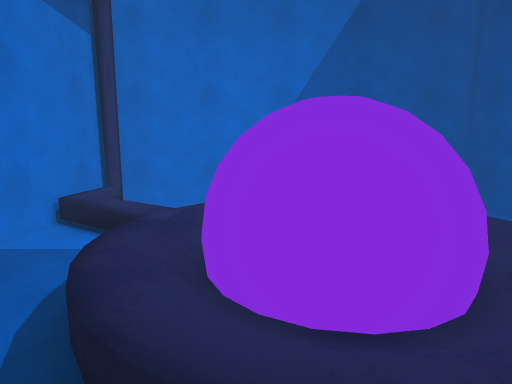
[1] (above)

14 first-person views from a walk through a scene from a Unity 3-D project. The camera is 1.5 m above the floor, tilts 8° down and sees 80° across. The floor is counted in squares, 0.5 m on a side. Each view is taken from the middle of a square. On the plan, view 1 faces up. The plan holds only what a view shows up to about 20 squares ahead; the rest is blank. The place goes on beyond the plan. The player is left out.

[2]
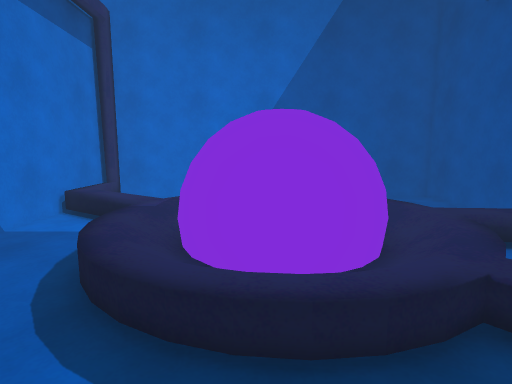

[3]
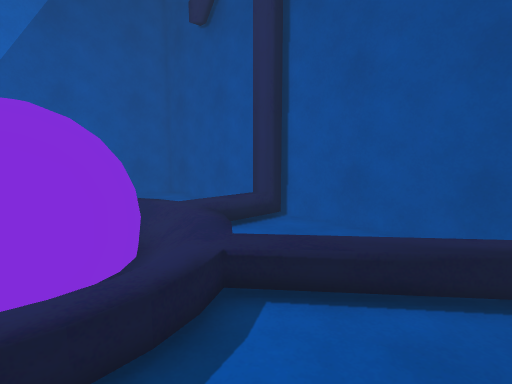

[4]
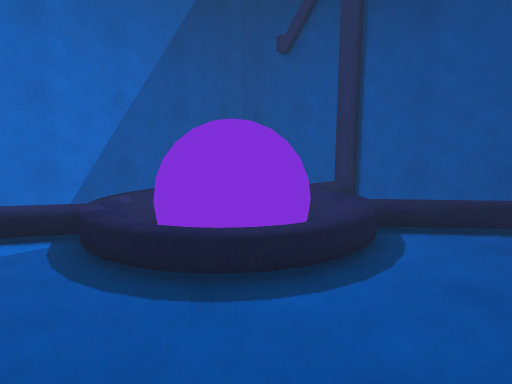

[5]
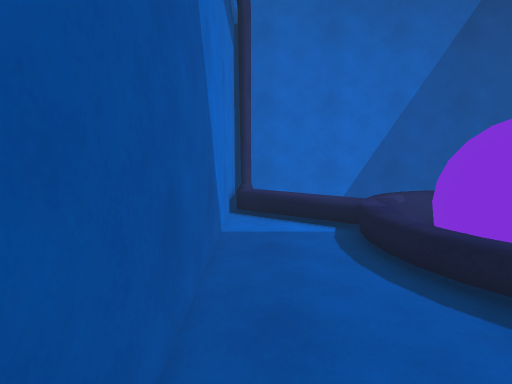

[6]
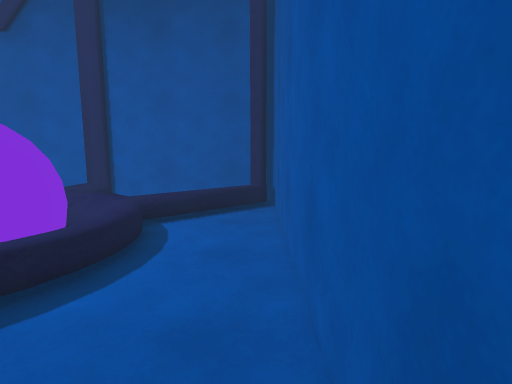

[7]
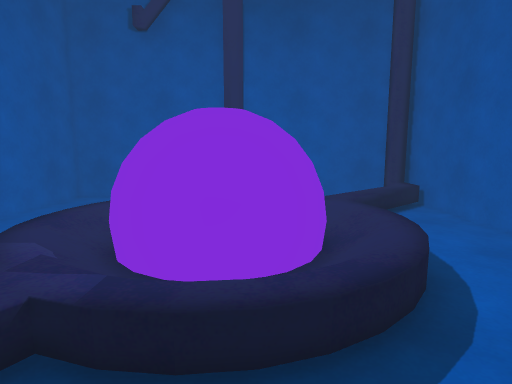

[8]
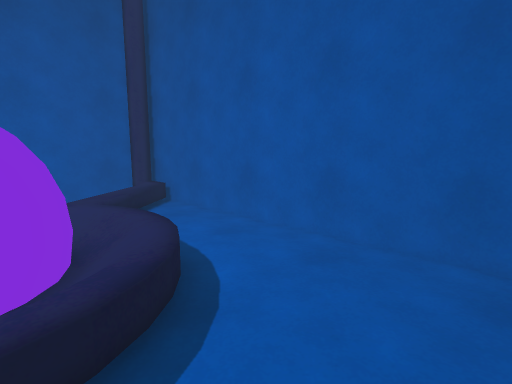

[9]
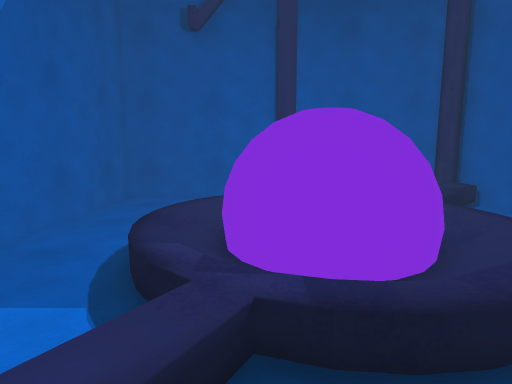

[10]
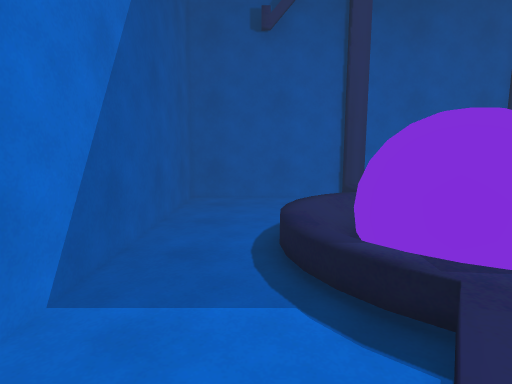

[11]
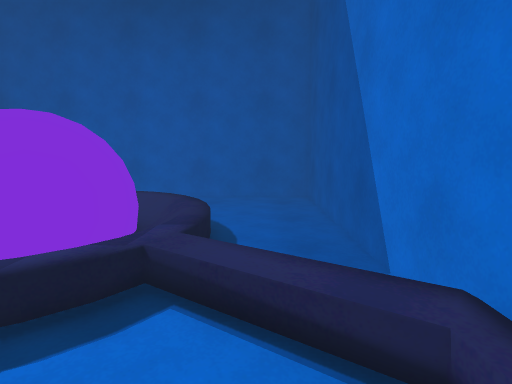

[12]
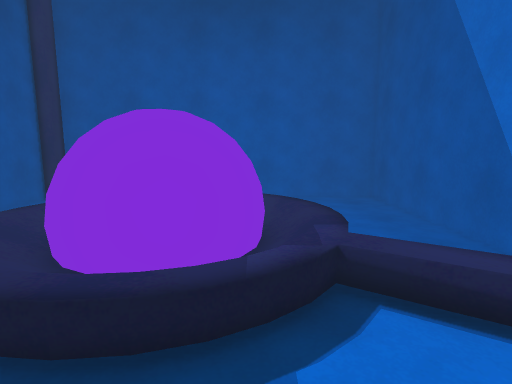

[13]
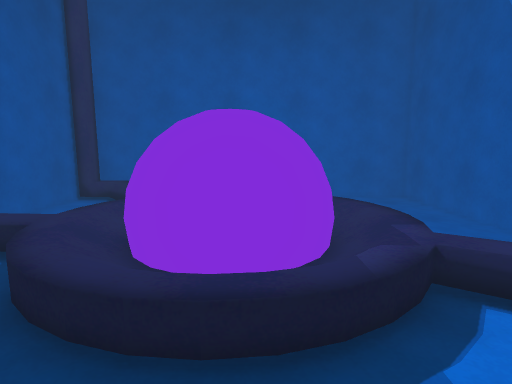

[14]
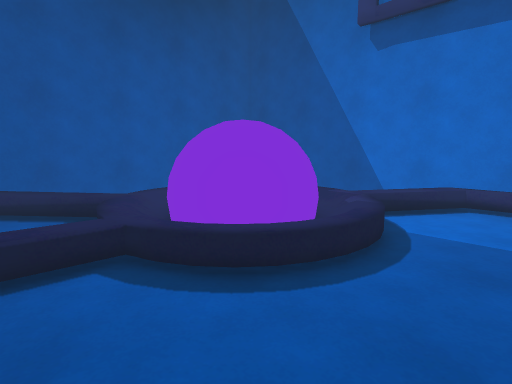

### Floor plan
Key: @ floor where view 1 was taken; # wall or solid block; . main floor; : floor 0.5 m higher than the main floor; / step, stairs or slope; = window, fence, low wall or low ledge; ^ raised ledge; O other object.
Columns run from 8 left of view 1 to 12 right of it. Each row starts with its distance up from view 1.
 17 #####################
 16 ##..................#
 15 #...................#
 14 #...................#
 13 #...................#
 12 #OO.....//://.......#
 11 #.OO/./::///:/......#
 10 #../:/://===/:/.... #
  9 #....//==#^##/:.... #
  8 #....:/=^^^^#=:////##
  7 #....:/=^^ ^#=/////##
  6 #....:/=^^^^#=:/....#
  5 #....//==#^##/:. ...#
  4 #..../://===/:/   ..#
  3 #...../::///::/   ..#
  2 #.......//:///O.....#
  1 #.............OO....#
  0 #.......@......OO...#
 -1 #...............OO..#
 -2 #................OO##
 -3 #####################

Positions as (right, up) in squares from view 1, and headings:
1: (0, 0), facing up
2: (1, -2), facing up
3: (1, -2), facing up-right
4: (-6, -2), facing up-right
5: (-7, -2), facing up
6: (-7, -2), facing right
7: (-7, 6), facing right
8: (-7, 6), facing down-right
9: (-7, 9), facing right
10: (-7, 13), facing right
11: (-5, 16), facing down
12: (-1, 16), facing down
13: (1, 16), facing down
14: (10, 16), facing down-left
